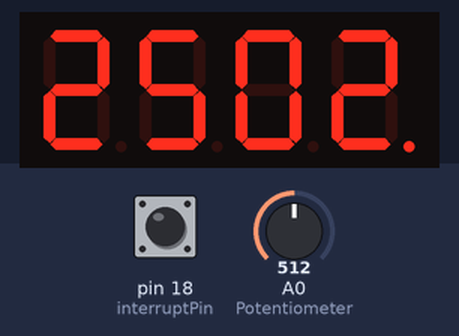
A sketch run on a simulated Arduino Mega 2560, built with avr-gcc and run on an emulated ATmega2560. Shown: 4-digit seven-segment display. Wiring (inferred from the names in the program): 4-digit 7-segment display, segments lit when HIGH: segments pin 2, pin 3, pin 4, pin 5, pin 6, pin 7, pin 8, pin 9; digit selects pin 10, pin 11, pin 12, pin 13. Inputs (shaded band) come from the test bench; at power-on: pin 18 (interruptPin) LOW, A0 (Potentiometer) = 512. The segment pins are drawn as the display they are named for.

Above: at 1.2 s.
1.3 s: pin 18 (interruptPin) pulled HIGH for 1 s
At 2.1 s:
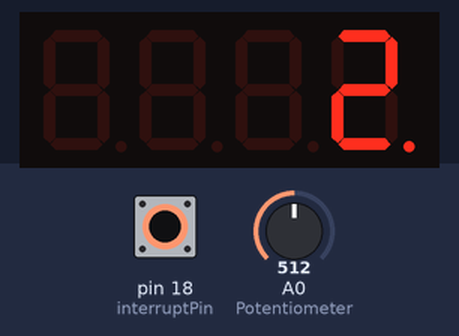
6.8 s: A0 (Potentiometer) set to 900
9.8 s: pin 18 (interruptPin) pulled HIGH for 0.25 s
At 10.0 s:
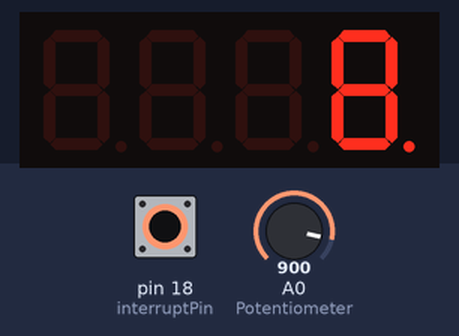
Timing chart, 0 to 12.8 s (numbered marks = the images above; inputs shaded):
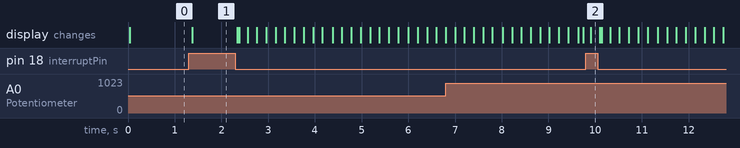

Measured:
- after the input at 1.3 s, the display: changes after 0.08 s (image 1)
- after the input at 9.8 s, the display: changes after 0.10 s (image 2)

The sketch:

PotentiometerAndCounterOnDisplay.ino
```cpp
/*
    Project: 7seg LED numeric indicator
    Author: Mihkel Tiganik
    Date: 18.07.2018
    Hardware used:
      Arduino MEGA board
      4 digit 7seg display
      5k linear potentiometer
      Pushbutton
      1 kOhm resistors connected to pushbutton and LED display
    Description:
      Read potentiometer values to 4 digit 7seg display
    Add pushButton, which, when pressed, starts countdown
    When pushbutton is pressed again by short time, it starts / stops the countdown
    If pushbutton is pressed long, it will restart countdown
    When countdown reaches to 0, potentiometer value is displayed again.
    Potentiometer has 2 scales
*/

int downCounter = 35;     // downCounter maximum value
int potentiometerMaxValue = 5000; // We use 5k potentiometer

int interruptPin = 18;  // pushButton pin
int interruptVector = 5; // For Arduino MEGA 2560 pin 18 interrupt is 5

// Connect potentiometer reader to A0 pin

const int debounceTime = 50;
const int lowPressTime = 800;

//display pins
int segA = 2;  // >>  11
int segB = 3; // >>  7
int segC = 4; // >>  4
int segD = 5;  // >>  2
int segE = 6;  // >>  1
int segF = 7;  // >>  10
int segG = 8; // >>  5
int segPt = 9; // >>  3
//------------//

//display digit
int d1 = 10;   // >> 12
int d2 = 11;   // >> 9
int d3 = 12;   // >> 8
int d4 = 13;  // >> 6
//------------//


int sensorTimeCounter = 0; // for smooth potentiometer values
int delayTime = 5000; //delayTime <Don't change it, if you don't know where is it!>
int sensorValue;
int i = 0;

bool potentioMeterRegime = true;
volatile int state = LOW;
bool shortPress = false;
bool isStartMode = true;
volatile int longPress = LOW;
volatile unsigned long current_high;
volatile unsigned long current_low;

//=============================================//
//init all pin used
void setup() {
  pinMode(2, OUTPUT);
  pinMode(3, OUTPUT);
  pinMode(4, OUTPUT);
  pinMode(5, OUTPUT);
  pinMode(6, OUTPUT);
  pinMode(7, OUTPUT);
  pinMode(8, OUTPUT);
  pinMode(9, OUTPUT);
  pinMode(10, OUTPUT);
  pinMode(11, OUTPUT);
  pinMode(12, OUTPUT);
  pinMode(13, OUTPUT);

  attachInterrupt(interruptVector, pin_CHANGE, CHANGE);

  sensorValue = analogRead(A0);  // Potentiometer reading pin
}


/////
////
//=============================================//
void loop() {

  if (shortPress || longPress) {
    down(downCounter / 1000, (downCounter % 1000) / 100 , (downCounter % 100) / 10, (downCounter % 10));
    //down(0, 0, 3, 0);

    shortPress = false;
    isStartMode = false;
    potentioMeterRegime = true;
  }

  if (potentioMeterRegime) {
    sensorTimeCounter++;
    if (sensorTimeCounter % 10 == 0) {
      sensorValue = analogRead(A0); // Potentiometer reading pin
    }
    float voltage = sensorValue * (potentiometerMaxValue / 1023.0);
    if (voltage > 1000)
    {
      Write10kLimit(voltage);
    } else
    {
      Write1kLimit(voltage);
    }
  }

}

void pin_CHANGE() {
  potentioMeterRegime = false;
  if (digitalRead(interruptPin) == HIGH) {
    current_high = millis();
    state = HIGH;
  }
  // if digitalread shows LOW, then button is released
  if (digitalRead(interruptPin) == LOW && state == HIGH)
  {
    current_low = millis();
    if ((current_low - current_high) > debounceTime && (current_low - current_high) < lowPressTime)
    {
      shortPress = true;
      isStartMode = !isStartMode;
      longPress = false;
      potentioMeterRegime = false;
      state = LOW;
    }
    else if ((current_low - current_high) >= lowPressTime && (current_low - current_high) < 4000)
    {
      longPress = true;
      shortPress = false;
      potentioMeterRegime = false;
      isStartMode = true;
      state = LOW;
    }
  }

}

//
//=============================================//
//Write a Number - writeN(1,9,9,0) -> 1990
void writeN(int a, int b, int c, int d) {
  selectDwriteL(1, a, false);
  selectDwriteL(2, b, false);
  selectDwriteL(3, c, false);
  selectDwriteL(4, d, false);
}

//=============================================//
//Make a Number Number Countdown (Timers).
void down(int a, int b, int c, int d) {
  while (a != -1) {
    while (b != -1) {
      while (c != -1) {
        while (d != -1) {
          while (i < 10) { // i here is like a timer ! because we can't use delay function
            if (isStartMode) {
              i++;
            }
            if (longPress) {
              longPress = false;
              down(downCounter / 1000, (downCounter % 1000) / 100 , (downCounter % 100) / 10, (downCounter % 10));
              return;
            }
            selectDwriteL(1, a, false);
            selectDwriteL(2, b, false);
            selectDwriteL(3, c, false);
            selectDwriteL(4, d, false);
          }
          i = 0;
          d--;
        }
        d = 9;
        c--;
      }
      c = 9;
      b--;
    }
    b = 9;
    a--;
  }
}

void Write1kLimit(float fVoltage)
{
  int iVoltage = 10 * fVoltage;
  if (iVoltage > 1000)
  {
    selectDwriteL(1, iVoltage / 1000, false);
    iVoltage = iVoltage % 1000;
  }
  selectDwriteL(2, iVoltage / 100, false);
  iVoltage = iVoltage % 100;
  selectDwriteL(3, iVoltage / 10, true);
  iVoltage = iVoltage % 10;
  selectDwriteL(4, iVoltage, false);
}

void Write10kLimit(float fVoltage)
{
  int iVoltage = fVoltage;
  selectDwriteL(1, iVoltage / 1000, false);
  iVoltage = iVoltage % 1000;
  selectDwriteL(2, iVoltage / 100, false);
  iVoltage = iVoltage % 100;
  selectDwriteL(3, iVoltage / 10, false);
  iVoltage = iVoltage % 10;
  selectDwriteL(4, iVoltage, true);

}

//=============================================//
//Select Wich Digit (selectD) is going to Display (writeL)
void selectDwriteL(int d, int l, bool dp) {
  switch (d) { // choose a digit
    case 0: digitalWrite(d1, LOW); //case 0 - All ON
      digitalWrite(d2, LOW);
      digitalWrite(d3, LOW);
      digitalWrite(d4, LOW);
      break;
    case 1: digitalWrite(d1, LOW);//case 1 - Digit Number 1
      digitalWrite(d2, HIGH);
      digitalWrite(d3, HIGH);
      digitalWrite(d4, HIGH);
      break;
    case 2: digitalWrite(d1, HIGH);//case 1 - Digit Number 2
      digitalWrite(d2, LOW);
      digitalWrite(d3, HIGH);
      digitalWrite(d4, HIGH);
      break;
    case 3: digitalWrite(d1, HIGH);//case 1 - Digit Number 3
      digitalWrite(d2, HIGH);
      digitalWrite(d3, LOW);
      digitalWrite(d4, HIGH);
      break;
    case 4: digitalWrite(d1, HIGH);//case 1 - Digit Number 4
      digitalWrite(d2, HIGH);
      digitalWrite(d3, HIGH);
      digitalWrite(d4, LOW);
      break;
  }

  switch (l) { // choose a Number
    case 0: zero(dp);
      break;
    case 1: one(dp);
      break;
    case 2: two(dp);
      break;
    case 3: three(dp);
      break;
    case 4: four(dp);
      break;
    case 5: five(dp);
      break;
    case 6: six(dp);
      break;
    case 7: seven(dp);
      break;
    case 8: eight(dp);
      break;
    case 9: nine(dp);
      break;
  }

  delayMicroseconds(delayTime); // delayTime for nice display of the Number !

}

//=============================================//
//shown one Number in the 4 Digit
void all(int n) {
  selectDwriteL(0, n, false);
}

//=============================================//
void zero(bool dp) {
  digitalWrite(segA, HIGH);
  digitalWrite(segB, HIGH);
  digitalWrite(segC, HIGH);
  digitalWrite(segD, HIGH);
  digitalWrite(segE, HIGH);
  digitalWrite(segF, HIGH);
  digitalWrite(segG, LOW);
  digitalWrite(segPt, dp ? HIGH : LOW);
}
//=============================================//
void one(bool dp) {
  digitalWrite(segA, LOW);
  digitalWrite(segB, HIGH);
  digitalWrite(segC, HIGH);
  digitalWrite(segD, LOW);
  digitalWrite(segE, LOW);
  digitalWrite(segF, LOW);
  digitalWrite(segG, LOW);
  digitalWrite(segPt, dp ? HIGH : LOW);
}
//=============================================//
void two(bool dp) {
  digitalWrite(segA, HIGH);
  digitalWrite(segB, HIGH);
  digitalWrite(segC, LOW);
  digitalWrite(segD, HIGH);
  digitalWrite(segE, HIGH);
  digitalWrite(segF, LOW);
  digitalWrite(segG, HIGH);
  digitalWrite(segPt, dp ? HIGH : LOW);
}
//=============================================//
void three(bool dp) {
  digitalWrite(segA, HIGH);
  digitalWrite(segB, HIGH);
  digitalWrite(segC, HIGH);
  digitalWrite(segD, HIGH);
  digitalWrite(segE, LOW);
  digitalWrite(segF, LOW);
  digitalWrite(segG, HIGH);
  digitalWrite(segPt, dp ? HIGH : LOW);
}
//=============================================//
void four(bool dp) {
  digitalWrite(segA, LOW);
  digitalWrite(segB, HIGH);
  digitalWrite(segC, HIGH);
  digitalWrite(segD, LOW);
  digitalWrite(segE, LOW);
  digitalWrite(segF, HIGH);
  digitalWrite(segG, HIGH);
  digitalWrite(segPt, dp ? HIGH : LOW);
}
//=============================================//
void five(bool dp) {
  digitalWrite(segA, HIGH);
  digitalWrite(segB, LOW);
  digitalWrite(segC, HIGH);
  digitalWrite(segD, HIGH);
  digitalWrite(segE, LOW);
  digitalWrite(segF, HIGH);
  digitalWrite(segG, HIGH);
  digitalWrite(segPt, dp ? HIGH : LOW);
}
//=============================================//
void six(bool dp) {
  digitalWrite(segA, HIGH);
  digitalWrite(segB, LOW);
  digitalWrite(segC, HIGH);
  digitalWrite(segD, HIGH);
  digitalWrite(segE, HIGH);
  digitalWrite(segF, HIGH);
  digitalWrite(segG, HIGH);
  digitalWrite(segPt, dp ? HIGH : LOW);
}
//=============================================//
void seven(bool dp) {
  digitalWrite(segA, HIGH);
  digitalWrite(segB, HIGH);
  digitalWrite(segC, HIGH);
  digitalWrite(segD, LOW);
  digitalWrite(segE, LOW);
  digitalWrite(segF, LOW);
  digitalWrite(segG, LOW);
  digitalWrite(segPt, dp ? HIGH : LOW);
}
//=============================================//
void eight(bool dp) {
  digitalWrite(segA, HIGH);
  digitalWrite(segB, HIGH);
  digitalWrite(segC, HIGH);
  digitalWrite(segD, HIGH);
  digitalWrite(segE, HIGH);
  digitalWrite(segF, HIGH);
  digitalWrite(segG, HIGH);
  digitalWrite(segPt, dp ? HIGH : LOW);
}
//=============================================//
void nine(bool dp) {
  digitalWrite(segA, HIGH);
  digitalWrite(segB, HIGH);
  digitalWrite(segC, HIGH);
  digitalWrite(segD, HIGH);
  digitalWrite(segE, LOW);
  digitalWrite(segF, HIGH);
  digitalWrite(segG, HIGH);
  digitalWrite(segPt, dp ? HIGH : LOW);
}
```
